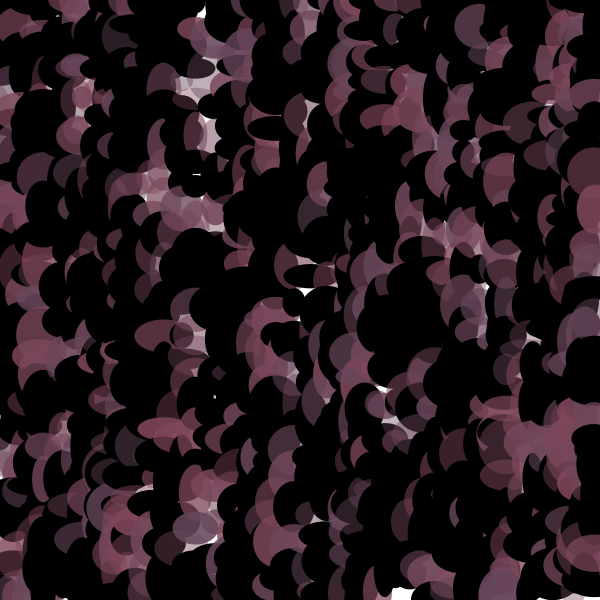
Frame 1 (no input)
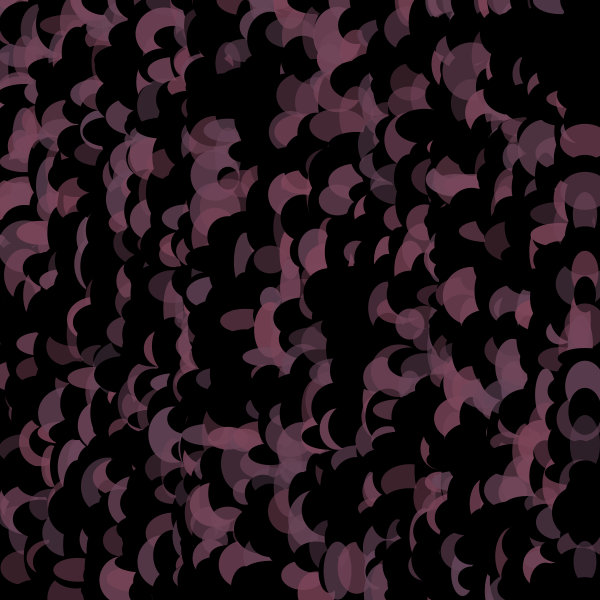
Frame 60 (the mouse pressed at the canvas centre just before this capture)
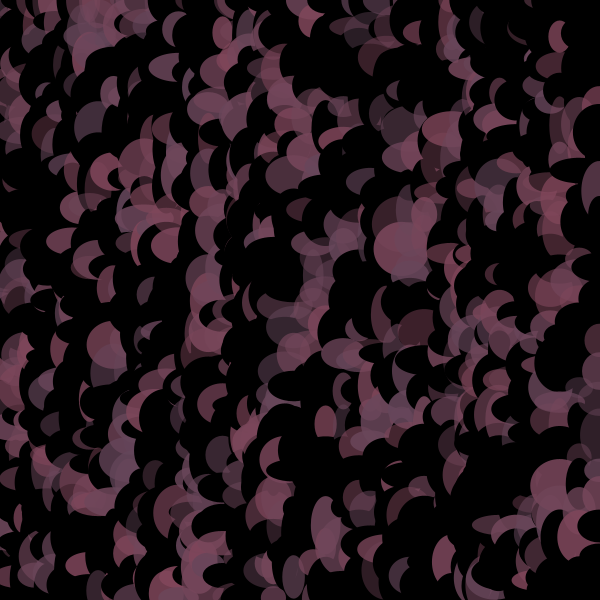
Frame 120 (the mouse held since frame 60 and released just before this capture)

The Processing sketch that drew these frames (run headless with seeded random() and noise(); from frame 60 on, the mouse is pressed at the canvas centre):

// Processing sketch: processing_63877
// ── processing_63877.pde

void setup() {
size(600, 600);
  background(80,30,50);
  frameRate(8);
  noStroke();
  smooth();
}

void draw(){
  //fill(80,30,50,10);
  rect(0,0,width,height);
  for (float x=0; x<= width; x=x+random(20.40)) {
    for (float y=0;y<=height;y=y+random(20,40)) {
      fill(random(100,130),70,90,random(100,230));
     if (random(100)<40) {
       ellipse(x,y,random(20,60),random(20,60));
     } else {
      fill(0);
        ellipse(x,y,random(20,60),random(20,60));
     }
       
    }
  }
}
